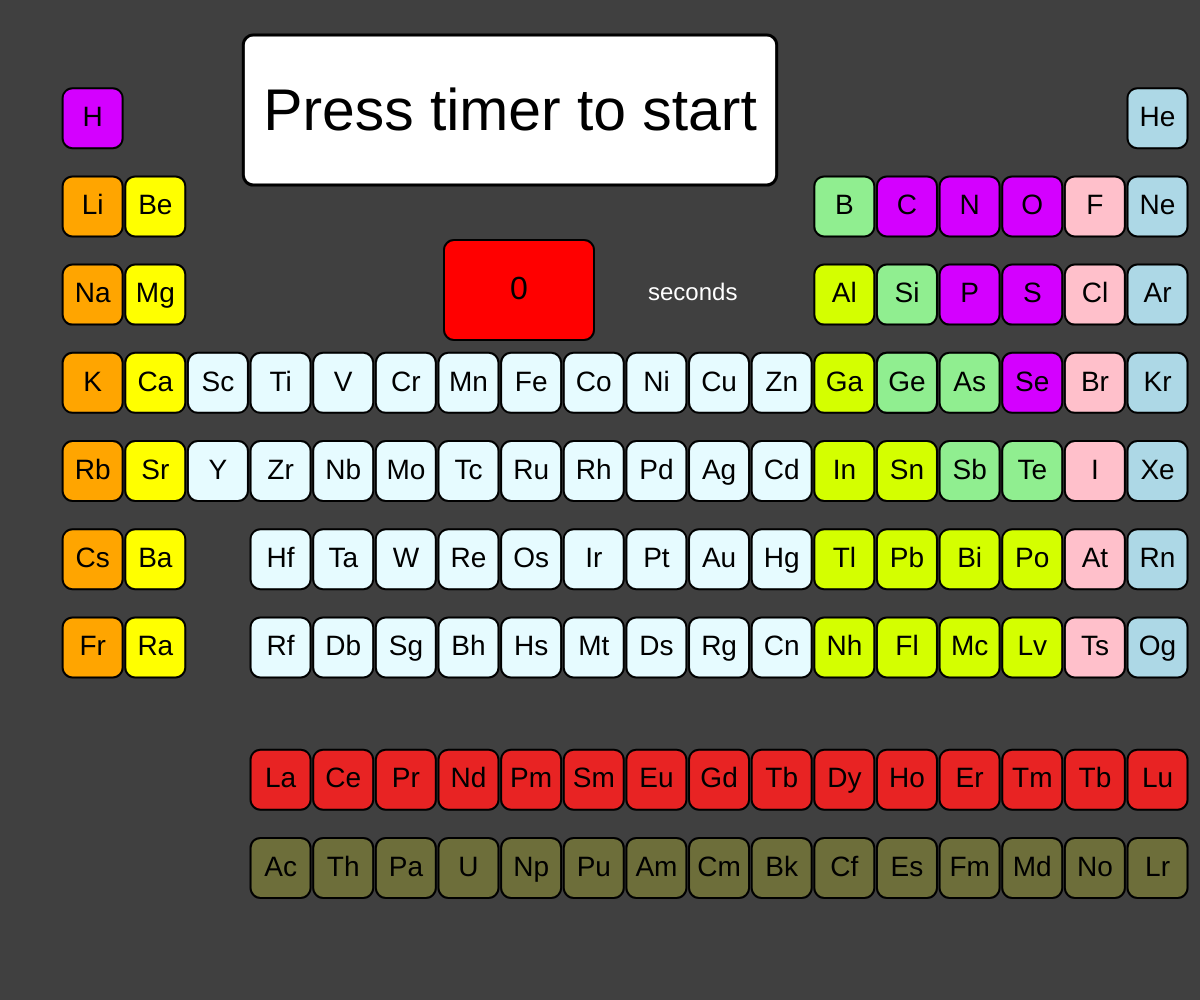
Frame 1 (no input)
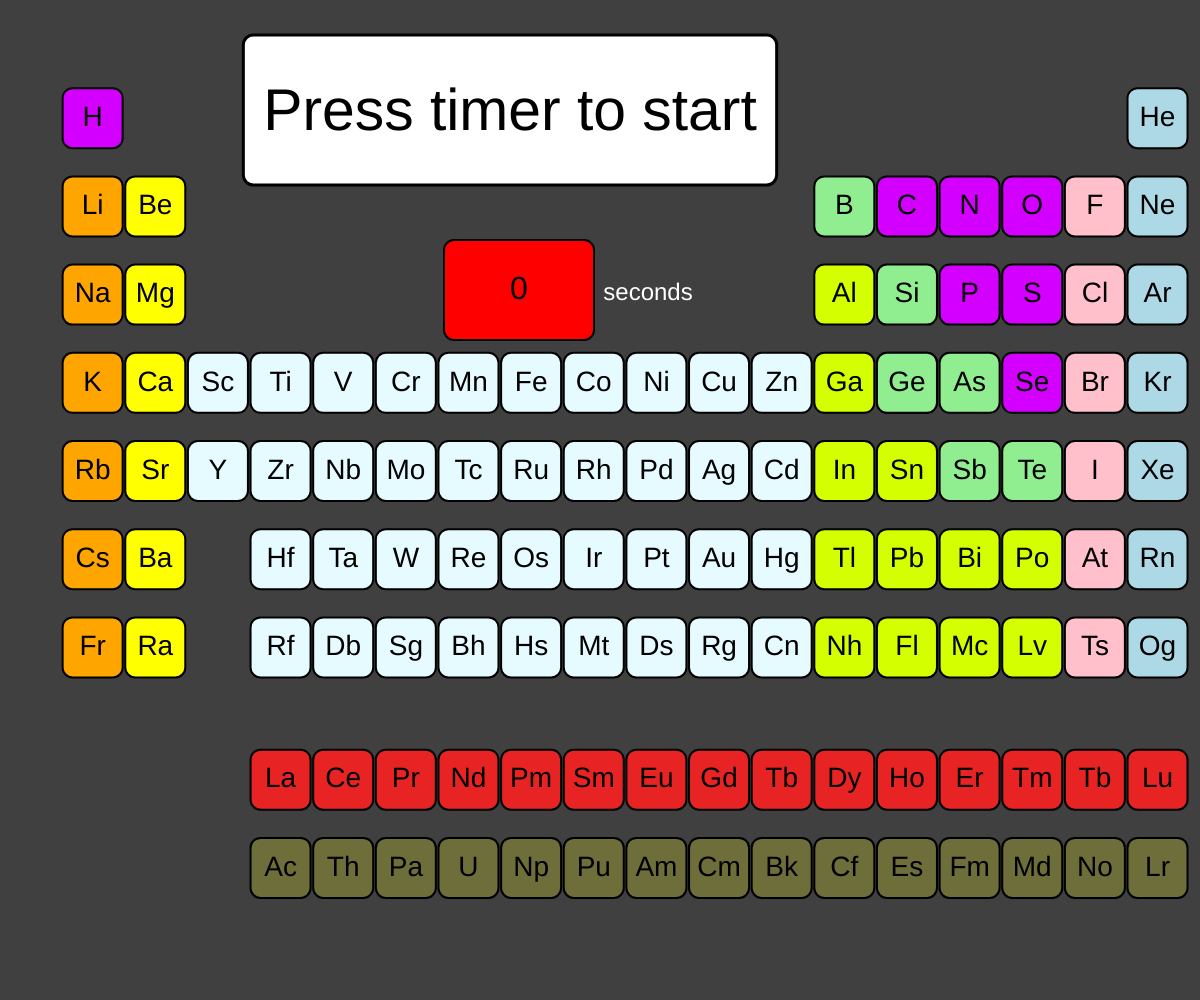
Frame 60 (no input)
Frame 120 (the mouse pressed at the canvas centre since frame 60): identical to frame 60, image omitted

The p5.js sketch that drew these frames (run headless with seeded random() and noise() and a simulated clock; from frame 60 on, the mouse is pressed at the canvas centre):

// p5.js sketch
// ── sketch.js

/* 

- 5 elements
- 1:00 time limit
- 10 / 18 / 18+ / Full sets
- Grayed out if not in set
- Add Group Numbers
- Scoring system
- Add my voice for each element
- Party Horn for start, police sirens for end, techno during?

*/

let time = 0;
let timerIsRunning = false;
let paused = false;
let elementList = [];
let currentElement;

function setup() {
  createCanvas(windowWidth, windowHeight);
  // startRound()
}

function draw() {
  background(64);

  // Draw each element box
  if (!paused) {
    elements.forEach((e) => drawEl(e));
  }

  // Draw the timer
  drawTimer(roundTwoPlaces(time), false);

  if (timerIsRunning) {
    time += 1 / 60;
  }

  drawElementToFind();
}

let drawTimer = (time, isRunning) => {
  let timer = new Clickable();

  timer.locate(windowWidth * 0.37, windowHeight * .24);
  timer.resize(windowWidth * 0.125 , windowHeight / 10);
  timer.color = "red";
  timer.text = time;
  timer.textSize = 32;

  // Stop the timer when you have found all elements
  if (time > 0 && elementList.length === 0) {
    timerIsRunning = false;
  }

  // Handle starts and resets
  timer.onPress = () => {
    // console.log("Timer Pressed");
    if (timerIsRunning && elementList.length > 0) {
      paused = true;
      timerIsRunning = false;
    } else if (paused) {
      paused = false;
      timerIsRunning = true;
    } else {
      // Start a new round instead of pausing
      startRound();
      timerIsRunning = true;
    }
  };

  // Draw the text "Seconds"
  textSize(24);
  fill("white");
  text("seconds", windowWidth * .54, windowHeight * .30);
  fill("black");

  timer.draw();
};

let drawElementToFind = () => {
  fill("white");
  textAlign(CENTER);

  rectMode(CENTER);
  strokeWeight(3);
  rect(windowWidth * .425, 110, windowWidth / 2.25, 150, 10);
  fill("black");
  textSize(windowHeight / 17);
  text(
    timerIsRunning ? currentElement : "Press timer to start",
    windowWidth * .425,
    130
  );

  rectMode(CORNER);
};

let roundTwoPlaces = (number) => {
  return Math.round(number * 100) / 100;
};

let getNewElement = (elList) => {
  // Establish what the new element will be

  return elList.length !== 0
    ? elList[getRandNumRange(0, elList.length - 1)].name
    : "Done";
};

let getUpdatedElementList = (newElement, oldList) => {
  // console.log(
  //   oldList
  //     .filter((el) => el.name !== newElement)
  //     .forEach((el) => console.log(el.name))
  // );

  return oldList.filter((el) => el.name !== newElement);
};

let drawEl = (elem) => {
  let x = elem.group * (18 * (windowWidth * 0.0029));
  let y = elem.period * (9 * (windowHeight * 0.0098));
  let w = windowWidth * 0.05
  let h = windowWidth * 0.05

  // Using p5.clickable lib
  let el = new Clickable();
  el.locate(x, y); // set position
  el.resize(w, h); // resize button
  el.text = elem.symbol;
  el.color = elem.color;
  el.textSize = 28;
  el.textScaled = true; // scales the text with the button

  el.onPress = () => {
    //   console.log(
    //     "Chose " + elem.name + " (Current Element is " + currentElement + ")"
    //   );

    // When the student chooses the correct element, get a new one.
    if (elem.name === currentElement) {
      currentElement = getNewElement(elementList);

      // console.log("Chose Correct Element");

      // Update the element list to remove the new element

      elementList = getUpdatedElementList(currentElement, elementList);
    }
  };

  el.draw();
};

let lightPurple = "#D400FF"; //light purple
let lightYellow = "#D4FF00"; // light yellow
let lightBlue = "#E6FBFF"; // alt light blue
let lightRed = "#e82323";
let lightBrown = "#6d6e3a";

let getRandNumRange = (min, max) => {
  return Math.round(Math.random() * (max - min) + min);
};

let createElementList = () => {
  return elements.slice(0, 10);
};

let startRound = () => {
  elementList = createElementList();
  currentElement = getNewElement(elementList);
  elementList = getUpdatedElementList(currentElement, elementList);
  time = 0;
};

let elements = [
  //
  //
  // Period 1
  //
  //
  {
    name: "Hydrogen",
    symbol: "H",
    atomicNumber: 1,
    period: 1,
    group: 1,
    color: lightPurple,
  },
  {
    name: "Helium",
    symbol: "He",
    atomicNumber: 2,
    period: 1,
    group: 18,
    color: "lightBlue",
  },
  //
  //
  // Period 2
  //
  //
  {
    name: "Lithium",
    symbol: "Li",
    atomicNumber: 3,
    period: 2,
    group: 1,
    color: "orange",
  },
  {
    name: "Beryllium",
    symbol: "Be",
    atomicNumber: 4,
    period: 2,
    group: 2,
    color: "yellow",
  },
  {
    name: "Boron",
    symbol: "B",
    atomicNumber: 5,
    period: 2,
    group: 13,

    color: "lightGreen",
  },
  {
    name: "Carbon",
    symbol: "C",
    atomicNumber: 6,
    period: 2,
    group: 14,
    color: lightPurple,
  },
  {
    name: "Nitrogen",
    symbol: "N",
    atomicNumber: 7,
    period: 2,
    group: 15,
    color: lightPurple,
  },
  {
    name: "Oxygen",
    symbol: "O",
    atomicNumber: 8,
    period: 2,
    group: 16,
    color: lightPurple,
  },
  {
    name: "Fluorine",
    symbol: "F",
    atomicNumber: 9,
    period: 2,
    group: 17,
    color: "pink",
  },
  {
    name: "Neon",
    symbol: "Ne",
    atomicNumber: 9,
    period: 2,
    group: 18,
    color: "lightBlue",
  },
  //
  //
  // Period 3
  //
  //
  {
    name: "Sodium",
    symbol: "Na",
    atomicNumber: 11,
    period: 3,
    group: 1,
    color: "orange",
  },
  {
    name: "Magnesium",
    symbol: "Mg",
    atomicNumber: 12,
    period: 3,
    group: 2,
    color: "yellow",
  },
  {
    name: "Aluminum",
    symbol: "Al",
    atomicNumber: 13,
    period: 3,
    group: 13,
    color: lightYellow,
  },
  {
    name: "Silicon",
    symbol: "Si",
    atomicNumber: 14,
    period: 3,
    group: 14,
    color: "lightGreen",
  },
  {
    name: "Phosphorus",
    symbol: "P",
    atomicNumber: 15,
    period: 3,
    group: 15,
    color: lightPurple,
  },
  {
    name: "Sulfur",
    symbol: "S",
    atomicNumber: 16,
    period: 3,
    group: 16,
    color: lightPurple,
  },
  {
    name: "Chlorine",
    symbol: "Cl",
    atomicNumber: 17,
    period: 3,
    group: 17,
    color: "pink",
  },
  {
    name: "Argon",
    symbol: "Ar",
    atomicNumber: 18,
    period: 3,
    group: 18,
    color: "lightBlue",
  },
  //
  //
  // Period 4
  //
  //
  {
    name: "Potassium",
    symbol: "K",
    atomicNumber: 19,
    period: 4,
    group: 1,
    color: "orange",
  },
  {
    name: "Calcium",
    symbol: "Ca",
    atomicNumber: 20,
    period: 4,
    group: 2,
    color: "yellow",
  },
  {
    name: "Scandium",
    symbol: "Sc",
    atomicNumber: 21,
    period: 4,
    group: 3,
    color: lightBlue,
  },
  {
    name: "Titanium",
    symbol: "Ti",
    atomicNumber: 22,
    period: 4,
    group: 4,
    color: lightBlue,
  },
  {
    name: "Vanadium",
    symbol: "V",
    atomicNumber: 23,
    period: 4,
    group: 5,
    color: lightBlue,
  },
  {
    name: "Chromium",
    symbol: "Cr",
    atomicNumber: 24,
    period: 4,
    group: 6,
    color: lightBlue,
  },
  {
    name: "Manganese",
    symbol: "Mn",
    atomicNumber: 25,
    period: 4,
    group: 7,
    color: lightBlue,
  },
  {
    name: "Iron",
    symbol: "Fe",
    atomicNumber: 26,
    period: 4,
    group: 8,
    color: lightBlue,
  },
  {
    name: "Cobalt",
    symbol: "Co",
    atomicNumber: 27,
    period: 4,
    group: 9,
    color: lightBlue,
  },
  {
    name: "Nickel",
    symbol: "Ni",
    atomicNumber: 29,
    period: 4,
    group: 10,
    color: lightBlue,
  },
  {
    name: "Copper",
    symbol: "Cu",
    atomicNumber: 29,
    period: 4,
    group: 11,
    color: lightBlue,
  },
  {
    name: "Zinc",
    symbol: "Zn",
    atomicNumber: 30,
    period: 4,
    group: 12,
    color: lightBlue,
  },
  {
    name: "Silicon",
    symbol: "Si",
    atomicNumber: 14,
    period: 4,
    group: 14,
    color: "lightGreen",
  },
  {
    name: "Gallium",
    symbol: "Ga",
    atomicNumber: 31,
    period: 4,
    group: 13,
    color: lightYellow,
  },
  {
    name: "Germanium",
    symbol: "Ge",
    atomicNumber: 32,
    period: 4,
    group: 14,
    color: "lightGreen",
  },
  {
    name: "Arsenic",
    symbol: "As",
    atomicNumber: 33,
    period: 4,
    group: 15,
    color: "lightGreen",
  },
  {
    name: "Selenium",
    symbol: "Se",
    atomicNumber: 34,
    period: 4,
    group: 16,
    color: lightPurple,
  },
  {
    name: "Bromine",
    symbol: "Br",
    atomicNumber: 35,
    period: 4,
    group: 17,
    color: "pink",
  },
  {
    name: "Krypton",
    symbol: "Kr",
    atomicNumber: 36,
    period: 4,
    group: 18,
    color: "lightBlue",
  },
  //
  //
  // Period 5
  //
  //
  {
    name: "Rubidium",
    symbol: "Rb",
    atomicNumber: 37,
    period: 5,
    group: 1,
    color: "orange",
  },
  {
    name: "Strontium",
    symbol: "Sr",
    atomicNumber: 38,
    period: 5,
    group: 2,
    color: "yellow",
  },
  {
    name: "Yttrium",
    symbol: "Y",
    atomicNumber: 39,
    period: 5,
    group: 3,
    color: lightBlue,
  },
  {
    name: "Zirconium",
    symbol: "Zr",
    atomicNumber: 40,
    period: 5,
    group: 4,
    color: lightBlue,
  },
  {
    name: "Niobium",
    symbol: "Nb",
    atomicNumber: 41,
    period: 5,
    group: 5,
    color: lightBlue,
  },
  {
    name: "Molybendium",
    symbol: "Mo",
    atomicNumber: 42,
    period: 5,
    group: 6,
    color: lightBlue,
  },
  {
    name: "Technetium",
    symbol: "Tc",
    atomicNumber: 43,
    period: 5,
    group: 7,
    color: lightBlue,
  },
  {
    name: "Ruthenium",
    symbol: "Ru",
    atomicNumber: 45,
    period: 5,
    group: 8,
    color: lightBlue,
  },
  {
    name: "Rhodium",
    symbol: "Rh",
    atomicNumber: 27,
    period: 5,
    group: 9,
    color: lightBlue,
  },
  {
    name: "Palladium",
    symbol: "Pd",
    atomicNumber: 46,
    period: 5,
    group: 10,
    color: lightBlue,
  },
  {
    name: "Silver",
    symbol: "Ag",
    atomicNumber: 47,
    period: 5,
    group: 11,
    color: lightBlue,
  },
  {
    name: "Cadmium",
    symbol: "Cd",
    atomicNumber: 48,
    period: 5,
    group: 12,
    color: lightBlue,
  },
  {
    name: "Indium",
    symbol: "In",
    atomicNumber: 49,
    period: 5,
    group: 13,
    color: lightYellow,
  },
  {
    name: "Tin",
    symbol: "Sn",
    atomicNumber: 50,
    period: 5,
    group: 14,
    color: lightYellow,
  },
  {
    name: "Antimony",
    symbol: "Sb",
    atomicNumber: 51,
    period: 5,
    group: 15,
    color: "lightGreen",
  },
  {
    name: "Tellurium",
    symbol: "Te",
    atomicNumber: 52,
    period: 5,
    group: 16,
    color: "lightGreen",
  },
  {
    name: "Iodine",
    symbol: "I",
    atomicNumber: 53,
    period: 5,
    group: 17,
    color: "pink",
  },
  {
    name: "Xenon",
    symbol: "Xe",
    atomicNumber: 54,
    period: 5,
    group: 18,
    color: "lightBlue",
  },
  //
  //
  // Period 6
  //
  //
  {
    name: "Cesium",
    symbol: "Cs",
    atomicNumber: 55,
    period: 6,
    group: 1,
    color: "orange",
  },
  {
    name: "Barium",
    symbol: "Ba",
    atomicNumber: 56,
    period: 6,
    group: 2,
    color: "yellow",
  },

  {
    name: "Hafnium",
    symbol: "Hf",
    atomicNumber: 56,
    period: 6,
    group: 4,
    color: lightBlue,
  },
  {
    name: "Tantalum",
    symbol: "Ta",
    atomicNumber: 73,
    period: 6,
    group: 5,
    color: lightBlue,
  },
  {
    name: "Tungsten",
    symbol: "W",
    atomicNumber: 74,
    period: 6,
    group: 6,
    color: lightBlue,
  },
  {
    name: "Rhenium",
    symbol: "Re",
    atomicNumber: 75,
    period: 6,
    group: 7,
    color: lightBlue,
  },
  {
    name: "Osmium",
    symbol: "Os",
    atomicNumber: 76,
    period: 6,
    group: 8,
    color: lightBlue,
  },
  {
    name: "Iridium",
    symbol: "Ir",
    atomicNumber: 77,
    period: 6,
    group: 9,
    color: lightBlue,
  },
  {
    name: "Platinum",
    symbol: "Pt",
    atomicNumber: 78,
    period: 6,
    group: 10,
    color: lightBlue,
  },
  {
    name: "Gold",
    symbol: "Au",
    atomicNumber: 79,
    period: 6,
    group: 11,
    color: lightBlue,
  },
  {
    name: "Mercury",
    symbol: "Hg",
    atomicNumber: 80,
    period: 6,
    group: 12,
    color: lightBlue,
  },
  {
    name: "Thallium",
    symbol: "Tl",
    atomicNumber: 81,
    period: 6,
    group: 13,
    color: lightYellow,
  },
  {
    name: "Lead",
    symbol: "Pb",
    atomicNumber: 82,
    period: 6,
    group: 14,
    color: lightYellow,
  },
  {
    name: "Bismuth",
    symbol: "Bi",
    atomicNumber: 83,
    period: 6,
    group: 15,
    color: lightYellow,
  },
  {
    name: "Polonium",
    symbol: "Po",
    atomicNumber: 84,
    period: 6,
    group: 16,
    color: lightYellow,
  },
  {
    name: "Astatine",
    symbol: "At",
    atomicNumber: 85,
    period: 6,
    group: 17,
    color: "pink",
  },
  {
    name: "Radon",
    symbol: "Rn",
    atomicNumber: 86,
    period: 6,
    group: 18,
    color: "lightBlue",
  },
  //
  //
  // Period 7
  //
  //
  {
    name: "Francium",
    symbol: "Fr",
    atomicNumber: 87,
    period: 7,
    group: 1,
    color: "orange",
  },
  {
    name: "Radium",
    symbol: "Ra",
    atomicNumber: 88,
    period: 7,
    group: 2,
    color: "yellow",
  },

  {
    name: "Rutherfordium",
    symbol: "Rf",
    atomicNumber: 104,
    period: 7,
    group: 4,
    color: lightBlue,
  },
  {
    name: "Dubnium",
    symbol: "Db",
    atomicNumber: 105,
    period: 7,
    group: 5,
    color: lightBlue,
  },
  {
    name: "Seaborgium",
    symbol: "Sg",
    atomicNumber: 106,
    period: 7,
    group: 6,
    color: lightBlue,
  },
  {
    name: "Bohrium",
    symbol: "Bh",
    atomicNumber: 107,
    period: 7,
    group: 7,
    color: lightBlue,
  },
  {
    name: "Hassium",
    symbol: "Hs",
    atomicNumber: 108,
    period: 7,
    group: 8,
    color: lightBlue,
  },
  {
    name: "Meitnerium",
    symbol: "Mt",
    atomicNumber: 109,
    period: 7,
    group: 9,
    color: lightBlue,
  },
  {
    name: "Darmstadtium",
    symbol: "Ds",
    atomicNumber: 110,
    period: 7,
    group: 10,
    color: lightBlue,
  },
  {
    name: "Roentgenium",
    symbol: "Rg",
    atomicNumber: 111,
    period: 7,
    group: 11,
    color: lightBlue,
  },
  {
    name: "Copernicium",
    symbol: "Cn",
    atomicNumber: 112,
    period: 7,
    group: 12,
    color: lightBlue,
  },
  {
    name: "Nihonium",
    symbol: "Nh",
    atomicNumber: 113,
    period: 7,
    group: 13,
    color: lightYellow,
  },
  {
    name: "Flerovium",
    symbol: "Fl",
    atomicNumber: 114,
    period: 7,
    group: 14,
    color: lightYellow,
  },
  {
    name: "Moscovium",
    symbol: "Mc",
    atomicNumber: 115,
    period: 7,
    group: 15,
    color: lightYellow,
  },
  {
    name: "Livermorium",
    symbol: "Lv",
    atomicNumber: 116,
    period: 7,
    group: 16,
    color: lightYellow,
  },
  {
    name: "Tennessine",
    symbol: "Ts",
    atomicNumber: 117,
    period: 7,
    group: 17,
    color: "pink",
  },
  {
    name: "Oganesson",
    symbol: "Og",
    atomicNumber: 118,
    period: 7,
    group: 18,
    color: "lightBlue",
  },

  //
  //
  // Lanthanides
  //
  //

  {
    name: "Lanthanum",
    symbol: "La",
    atomicNumber: 57,
    period: 8.5,
    group: 4,
    color: lightRed,
  },
  {
    name: "Cerium",
    symbol: "Ce",
    atomicNumber: 58,
    period: 8.5,
    group: 5,
    color: lightRed,
  },
  {
    name: "Praseodymium",
    symbol: "Pr",
    atomicNumber: 59,
    period: 8.5,
    group: 6,
    color: lightRed,
  },
  {
    name: "Neodymium",
    symbol: "Nd",
    atomicNumber: 60,
    period: 8.5,
    group: 7,
    color: lightRed,
  },
  {
    name: "Promethium",
    symbol: "Pm",
    atomicNumber: 61,
    period: 8.5,
    group: 8,
    color: lightRed,
  },
  {
    name: "Samarium",
    symbol: "Sm",
    atomicNumber: 62,
    period: 8.5,
    group: 9,
    color: lightRed,
  },
  {
    name: "Europium",
    symbol: "Eu",
    atomicNumber: 63,
    period: 8.5,
    group: 10,
    color: lightRed,
  },
  {
    name: "Gadolinium",
    symbol: "Gd",
    atomicNumber: 64,
    period: 8.5,
    group: 11,
    color: lightRed,
  },
  {
    name: "Terbium",
    symbol: "Tb",
    atomicNumber: 65,
    period: 8.5,
    group: 12,
    color: lightRed,
  },
  {
    name: "Dysprosium",
    symbol: "Dy",
    atomicNumber: 66,
    period: 8.5,
    group: 13,
    color: lightRed,
  },
  {
    name: "Holmium",
    symbol: "Ho",
    atomicNumber: 67,
    period: 8.5,
    group: 14,
    color: lightRed,
  },
  {
    name: "Erbium",
    symbol: "Er",
    atomicNumber: 68,
    period: 8.5,
    group: 15,
    color: lightRed,
  },
  {
    name: "Thulium",
    symbol: "Tm",
    atomicNumber: 69,
    period: 8.5,
    group: 16,
    color: lightRed,
  },
  {
    name: "Ytterbium",
    symbol: "Tb",
    atomicNumber: 70,
    period: 8.5,
    group: 17,
    color: lightRed,
  },
  {
    name: "Lutetium",
    symbol: "Lu",
    atomicNumber: 71,
    period: 8.5,
    group: 18,
    color: lightRed,
  },

  //
  //
  // Actinides
  //
  //

  {
    name: "Actinium",
    symbol: "Ac",
    atomicNumber: 89,
    period: 9.5,
    group: 4,
    color: lightBrown,
  },
  {
    name: "Thorium",
    symbol: "Th",
    atomicNumber: 90,
    period: 9.5,
    group: 5,
    color: lightBrown,
  },
  {
    name: "Protactinium",
    symbol: "Pa",
    atomicNumber: 91,
    period: 9.5,
    group: 6,
    color: lightBrown,
  },
  {
    name: "Uranium",
    symbol: "U",
    atomicNumber: 92,
    period: 9.5,
    group: 7,
    color: lightBrown,
  },
  {
    name: "Neptunium",
    symbol: "Np",
    atomicNumber: 93,
    period: 9.5,
    group: 8,
    color: lightBrown,
  },
  {
    name: "Plutonium",
    symbol: "Pu",
    atomicNumber: 94,
    period: 9.5,
    group: 9,
    color: lightBrown,
  },
  {
    name: "Americium",
    symbol: "Am",
    atomicNumber: 95,
    period: 9.5,
    group: 10,
    color: lightBrown,
  },
  {
    name: "Curium",
    symbol: "Cm",
    atomicNumber: 96,
    period: 9.5,
    group: 11,
    color: lightBrown,
  },
  {
    name: "Berkelium",
    symbol: "Bk",
    atomicNumber: 97,
    period: 9.5,
    group: 12,
    color: lightBrown,
  },
  {
    name: "Californium",
    symbol: "Cf",
    atomicNumber: 98,
    period: 9.5,
    group: 13,
    color: lightBrown,
  },
  {
    name: "Einsteinium",
    symbol: "Es",
    atomicNumber: 99,
    period: 9.5,
    group: 14,
    color: lightBrown,
  },
  {
    name: "Fermium",
    symbol: "Fm",
    atomicNumber: 100,
    period: 9.5,
    group: 15,
    color: lightBrown,
  },
  {
    name: "Mendelevium",
    symbol: "Md",
    atomicNumber: 101,
    period: 9.5,
    group: 16,
    color: lightBrown,
  },
  {
    name: "Nobelium",
    symbol: "No",
    atomicNumber: 102,
    period: 9.5,
    group: 17,
    color: lightBrown,
  },
  {
    name: "Lawrencium",
    symbol: "Lr",
    atomicNumber: 103,
    period: 9.5,
    group: 18,
    color: lightBrown,
  },
];

// ── p5.clickable.js
//Determines if the mouse was pressed on the previous frame
var cl_mouseWasPressed = false;
//Last hovered button
var cl_lastHovered = null;
//Last pressed button
var cl_lastClicked = null;
//All created buttons
var cl_clickables = [];

//This function is what makes the magic happen and should be ran after
//each draw cycle.
p5.prototype.runGUI = function () {
	for (i = 0; i < cl_clickables.length; ++i) {
		if (cl_lastHovered != cl_clickables[i])
			cl_clickables[i].onOutside();
	}
	if (cl_lastHovered != null) {
		if (cl_lastClicked != cl_lastHovered) {
			cl_lastHovered.onHover();
		}
	}
	if (!cl_mouseWasPressed && cl_lastClicked != null) {
		cl_lastClicked.onPress();
	}
	if (cl_mouseWasPressed && !mouseIsPressed && cl_lastClicked != null) {
		if (cl_lastClicked == cl_lastHovered) {
			cl_lastClicked.onRelease();
		}
		cl_lastClicked = null;
	}
	cl_lastHovered = null;
	cl_mouseWasPressed = mouseIsPressed;
}

p5.prototype.registerMethod('post', p5.prototype.runGUI);

//This function is used to get the bounding size of a
//string of text for use in the 'textScaled' property
function getTextBounds(m, font, size) {
	let txt = document.createElement("span");
	document.body.appendChild(txt);

	txt.style.font = font;
	txt.style.fontSize = size + "px";
	txt.style.height = 'auto';
	txt.style.width = 'auto';
	txt.style.position = 'absolute';
	txt.style.whiteSpace = 'no-wrap';
	txt.innerHTML = m;

	let width = Math.ceil(txt.clientWidth);
	let height = Math.ceil(txt.clientHeight);
	document.body.removeChild(txt);
	return [width, height];
}

//Button Class
function Clickable() {
	this.x = 0;			//X position of the clickable
	this.y = 0;			//Y position of the clickable
	this.width = 100;		//Width of the clickable
	this.height = 50;		//Height of the clickable
	this.color = "#FFFFFF";		//Background color of the clickable
	this.cornerRadius = 10;		//Corner radius of the clickable
	this.strokeWeight = 2;		//Stroke width of the clickable
	this.stroke = "#000000";	//Border color of the clickable
	this.text = "Press Me";		//Text of the clickable
	this.textColor = "#000000";	//Color for the text shown
	this.textSize = 12;		//Size for the text shown
	this.textFont = "sans-serif";	//Font for the text shown
	this.textScaled = false;     //Scale the text with the size of the clickable
	
	// image options
	this.image = null; // image object from p5loadimage()
	this.fitImage = false; // when true, image will stretch to fill button
	this.imageScale = 1.0;
	this.tint = null; // tint image using color
	this.noTint = true; // default to disable tinting
	this.filter = null; // filter effect

	this.updateTextSize = function () {
		if (this.textScaled) {
			for (let i = this.height; i > 0; i--) {
				if (getTextBounds(this.text, this.textFont, i)[0] <= this.width
					&& getTextBounds(this.text, this.textFont, i)[1] <= this.height) {
					console.log("textbounds: " + getTextBounds(this.text, this.font, i));
					console.log("boxsize: " + this.width + ", " + this.height);
					this.textSize = i / 2;
					break;
				}
			}
		}
	}
	this.updateTextSize();

	this.onHover = function () {
		//This function is ran when the clickable is hovered but not
		//pressed.
	}

	this.onOutside = function () {
		//This function is ran when the clickable is NOT hovered.
	}

	this.onPress = function () {
		//This function is ran when the clickable is pressed.
	}

	this.onRelease = function () {
		//This function is ran when the cursor was pressed and then
		//released inside the clickable. If it was pressed inside and
		//then released outside this won't run.
	}

	this.locate = function (x, y) {
		this.x = x;
		this.y = y;
	}

	this.resize = function (w, h) {
		this.width = w;
		this.height = h;
		this.updateTextSize();
	}

	this.drawImage = function(){
		push();
		imageMode(CENTER);
		let centerX = this.x + this.width / 2;
		let centerY = this.y + this.height / 2;
		let imgWidth = this.width;
		let imgHeight = this.height;
		if(this.fitImage){
			let imageAspect = this.image.width / this.image.height;
			let buttonAspect = this.width / this.height;
			if(imageAspect > buttonAspect){ // image is wider than button
				imgWidth = this.width;
				imgHeight = this.height * (buttonAspect / imageAspect);
			}
			else{
				imgWidth = this.width * (imageAspect / buttonAspect);
				imgHeight = this.height;
			}
		}
		
		image(this.image, centerX, centerY, imgWidth * this.imageScale, imgHeight * this.imageScale);

		if(this.tint && !this.noTint){
			tint(this.tint)
		} else {
			noTint();
		}
		if(this.filter){
			filter(this.filter);
		}
		pop();
	}

	this.draw = function () {
		push();
		fill(this.color);
		stroke(this.stroke);
		strokeWeight(this.strokeWeight);
		rect(this.x, this.y, this.width, this.height, this.cornerRadius);
		fill(this.textColor);
		noStroke();
		if(this.image){
			this.drawImage();
		}
		textAlign(CENTER, CENTER);
		textSize(this.textSize);
		textFont(this.textFont);
		text(this.text, this.x + this.width / 2, this.y + this.height / 2);
		if (mouseX >= this.x && mouseY >= this.y
			&& mouseX < this.x + this.width && mouseY < this.y + this.height) {
			cl_lastHovered = this;
			if (mouseIsPressed && !cl_mouseWasPressed)
				cl_lastClicked = this;
		}
		pop();
	}

	cl_clickables.push(this);
}

// ── style.css
/* Prevent pinch zoom */
html {
	height: 100%;
	touch-action: pax-x pan-y;
}

body {
	margin: 0;
	padding: 0;
}
canvas {
	display: block;
}
